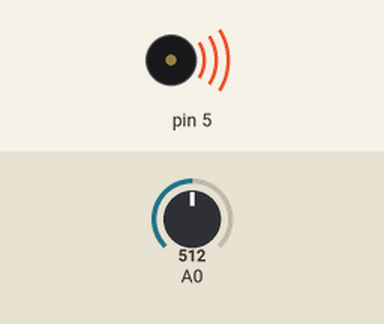
Recording of a sketch running on a simulated Arduino Uno, built with avr-gcc and run on an emulated ATmega328P. On the bench: buzzer (waves = sounding). The inputs (shaded band) are chosen by the test bench; at power-on: A0 = 512.

Above: at 0.1 s.
Timing chart, 0 to 1.6 s (numbered marks = the images above):
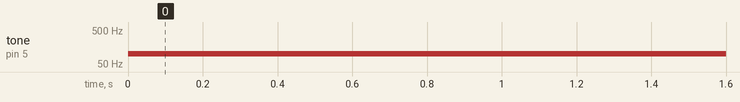

Measured:
- by itself, tone on pin 5: silent → 99 Hz at 0.00 s

The sketch:

worksheet_15.3.ino
```cpp
int a;
int low;
int high;
int b;
void setup() {
pinMode(A0,INPUT);
pinMode(5,OUTPUT);
low=analogRead(A0);
high=analogRead(A0);
}
void loop() {
b=analogRead(A0);
if(b<low){low=b;}
else if(b>high){high=b;}
a=map(analogRead(A0),low,high,100,1000);
tone(5,a);
}
```
